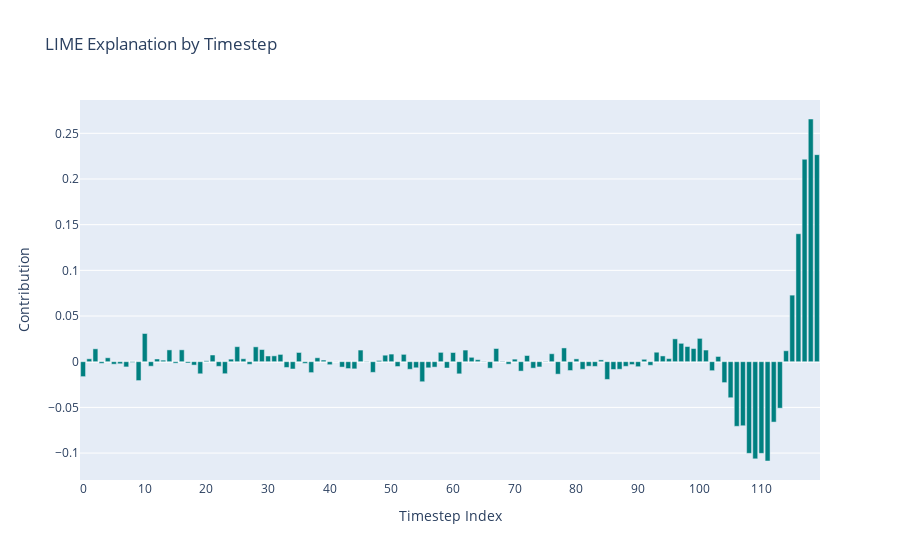

The code cell stored with this chart in its notebook:
### Code cell
# Example: Explain a single instance from the test set

X_test_2d = X_test.reshape(X_test.shape[0], -1)     # (n_test, 120)
instance = X_test_2d[0]  # A 1D vector of shape (120,)

# Generate a LIME explanation for the selected instance.
# 'num_features' controls how many timesteps (features) will be shown in the explanation.
explanation = explainer_lime.explain_instance(instance, predict_wrapper_lime, num_features=120)

# Get the LIME explanation as a list of tuples:
lime_explanation_list = explanation.as_list()  # e.g., [("timestep_0", 0.12), ("timestep_1", -0.05), ...]

# Convert to DataFrame:
df_lime = pd.DataFrame(lime_explanation_list, columns=["feature", "contribution"])

# Extract numeric timestep index from the feature names, assuming they follow "timestep_<number>"
df_lime["timestep_index"] = df_lime["feature"].str.extract("timestep_(\d+)").astype(int)

# Now create a Plotly bar plot using the numeric x-axis.
fig = go.Figure(data=go.Bar(
    x=df_lime["timestep_index"],
    y=df_lime["contribution"],
    marker_color="teal"
))
fig.update_layout(
    title="LIME Explanation by Timestep",
    xaxis_title="Timestep Index",
    yaxis_title="Contribution",
    xaxis=dict(tickmode="linear", dtick=10)  # dtick=10 will show ticks every 10 timesteps
)
fig.show()

### Figure 1 — Plotly figure (JSON) as saved in the notebook; plotly's stock layout.template omitted (floating-point values rounded to 4 significant figures)
{"data": [{"marker": {"color": "teal"}, "type": "bar", "x": [118, 119, 117, 116, 111, 109, 110, 108, 115, 106, 107, 112, 113, 105, 10, 100, 96, 104, 55, 9, 97, 85, 98, 25, 0, 28, 78, 67, 99, 2, 77, 29, 61, 19, 23, 16, 14, 101, 45, 62, 114, 37, 47, 93, 71, 58, 35, 60, 102, 79, 76, 86, 50, 53, 81, 87, 52, 34, 32, 44, 43, 21, 49, 66, 73, 59, 72, 56, 54, 31, 94, 33, 30, 57, 42, 74, 103, 7, 90, 51, 83, 88, 22, 11, 82, 63, 38, 4, 92, 18, 95, 40, 26, 1, 89, 80, 12, 27, 70, 24, 5, 69, 91, 6, 64, 84, 3, 39, 36, 13, 15, 17, 48, 20, 8, 68, 75, 46, 65, 41], "y": [0.2657, 0.2267, 0.2216, 0.1401, -0.1087, -0.1063, -0.1003, -0.1003, 0.07286, -0.07073, -0.07011, -0.06609, -0.05088, -0.03945, 0.03087, 0.02552, 0.02502, -0.02288, -0.02193, -0.02066, 0.02012, -0.01942, 0.0166, 0.01645, -0.01634, 0.01627, 0.01507, 0.01445, 0.01438, 0.0141, -0.01363, 0.01329, -0.01328, -0.01323, -0.01315, 0.01299, 0.01292, 0.01276, 0.01274, 0.01273, 0.01199, -0.01195, -0.01167, 0.01038, -0.0103, 0.01022, 0.0101, 0.01005, -0.009833, -0.00968, 0.008712, -0.008523, 0.008333, -0.008293, -0.008271, -0.008255, 0.008048, -0.007984, 0.007975, -0.007845, -0.007504, 0.007324, 0.007125, -0.007092, -0.007067, -0.006911, 0.006766, -0.00671, -0.006659, 0.006407, 0.006322, -0.006308, 0.006257, -0.005928, -0.005912, -0.005744, 0.00573, -0.005704, -0.005483, -0.005288, -0.005155, -0.005077, -0.005072, -0.00495, -0.004943, 0.00481, 0.004302, 0.004292, -0.003905, -0.003718, 0.00337, -0.003284, 0.00322, 0.003169, -0.003153, 0.003084, 0.002993, -0.002851, 0.002813, 0.002812, -0.002732, -0.002689, 0.002646, -0.002269, 0.002188, 0.001978, -0.001818, 0.001808, -0.001794, 0.001697, -0.001601, -0.0014, 0.001358, 0.001004, -0.0007944, 0.0004839, 0.0004169, -0.0003816, -0.0003007, 9.481e-05]}], "layout": {"title": {"text": "LIME Explanation by Timestep"}, "xaxis": {"dtick": 10, "tickmode": "linear", "title": {"text": "Timestep Index"}}, "yaxis": {"title": {"text": "Contribution"}}}}
